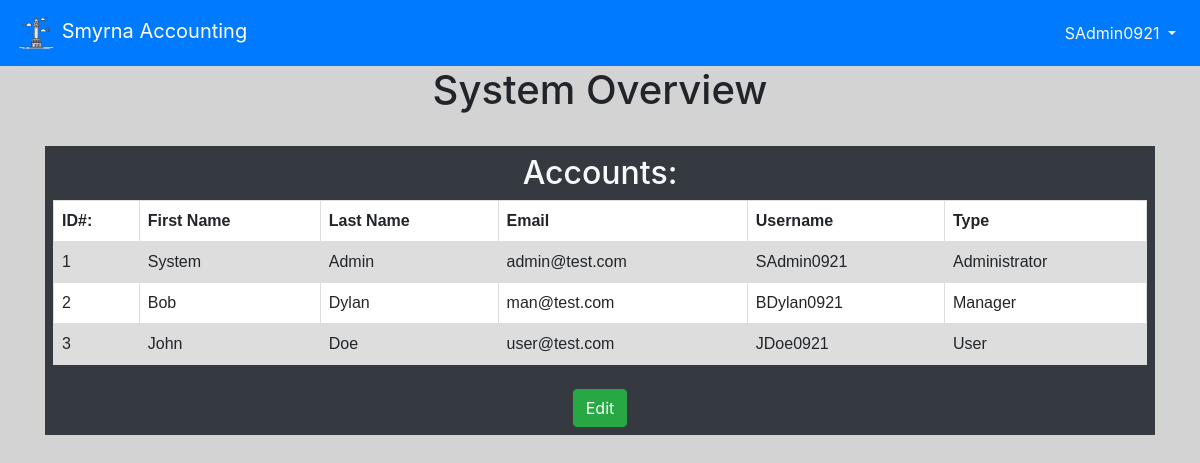
The app's page /adminPortal (signed in) with its own data.
### website/models.py (models this page shows, shortened)
class User(db.Model, UserMixin):
    id = db.Column(db.Integer, primary_key=True) #unique identifier
    email = db.Column(db.String(150), unique = True)
    password = db.Column(db.String(150))
    firstName = db.Column(db.String(150))
    lastName = db.Column(db.String(150))
    userName = db.Column(db.String(150))
    hasAdmin = db.Column(db.Boolean, default=False)
    hasMan = db.Column(db.Boolean, default = False)

### website/auth.py (the view)
@auth.route('/adminPortal', methods = ['GET', 'POST'])
@login_required
def adminPort():
    adminUser = User.query.filter_by(hasAdmin = True).first()
    if adminUser == current_user:
        return render_template('adminPortal.html', user = current_user, query = User.query.all())
    else:
        flash('You do not have access to this page!', category='error')
        return redirect(url_for('views.home'))

### website/__init__.py (called while the page is built)
def create_app():
    app = Flask(__name__)
    app.config['SECRET_KEY'] = 'this is the secret key'
    app.config['SQLALCHEMY_DATABASE_URI'] = f'sqlite:///{DB_NAME}'
    db.init_app(app)
    app.config['MAIL_SERVER'] = 'smtp.gmail.com'
    app.config['MAIL_PORT'] = 465
    app.config['MAIL_USE_SSL'] = True
    app.config['MAIL_USERNAME'] = 'brandondunson15@gmail.com'
    app.config['MAIL_PASSWORD'] = 'Panopticon0987!@'
    mail.init_app(app)
    from .views import views
    from .auth import auth
    app.register_blueprint(views, url_prefix='/')
    app.register_blueprint(auth, url_prefix='/')
    from .models import User
    create_database(app)
    login_manager = LoginManager()
    login_manager.login_view = 'auth.login'
    login_manager.init_app(app)
    @login_manager.user_loader
    def load_user(id):
        return User.query.get(int(id))
    return app

### website/templates/adminPortal.html (shortened to what this page needs)
{% extends "base.html" %}
{%block content%}
<h1 class="text-center">System Overview</h1>
<br>
<div class="container bg-dark px-2 py-2">
    <h2 class = "text-center text-light">Accounts:</h2>
    <table >
        <tr>
          <th>ID#:</th>
          <th>First Name</th>
          <th>Last Name</th>
          <th>Email</th>
          <th>Username</th>
          <th>Type</th>
        </tr>
        {% for user in query %}
        <tr>
          <td>{{user.id}}</td>
          <td>{{user.firstName}}</td>
          <td>{{user.lastName}}</td>
          <td>{{user.email}}</td>
          <td>{{user.userName}}</td>
          {% if user.hasAdmin%}
          <td>Administrator</td>
          {% elif user.hasMan %}
          <td>Manager</td>
          {% else %}
          <td>User</td>
          {% endif %}
        </tr>
        {% endfor %}
      </table>
      <br>
      <div class="text-center">
        <button type="button" class="btn btn-success">Edit</button>
      </div>
</div>
{% endblock %}

### website/templates/base.html (shortened to what this page needs)
<!DOCTYPE html>
<html>
<head>
    <meat name="viewport" content="width=device-width, initial-scale=1" />
    <link rel="stylesheet" href="https://stackpath.bootstrapcdn.com/bootstrap/4.4.1/css/bootstrap.min.css"
 />
    <link rel="stylesheet" href="https://stackpath.bootstrapcdn.com/font-awesome/4.7.0/css/font-awesome.min.css"
 />
</head>
<body style="background-color: lightgrey">
    <nav class="navbar navbar-expand-lg navbar-dark bg-primary">
        <a class = "navbar-brand" href='/'>
            <img src="/static/logo.png" width="40" height="40" atl="">
            Smyrna Accounting
        </a>
        <div class = "collapse navbar-collapse" id="navbar">
            <ul class = "navbar-nav ml-auto">
                {% if user.is_authenticated %}
                <li class="nav-item dropdown">
                    <a class = "nav-link dropdown-toggle text-light" id = "navbarDropdownMenuLink" data-toggle = "dropdown" aria-haspopup="true" aria-expanded="false">
                        {{ user.userName }}
                    </a>
                </li>
                {% else %}
                <a class = "nav-item nav-link text-light" id = "login" href="/login">Login</a>
                {% endif %}
            </ul>
        </div>
    </nav>
    <div class= "container">
        {%block content%}
        {% endblock %}
    </div>
</body>
</html>

### website/templates/adminPortal.html (style rules this page uses)
table { font-family: arial, sans-serif; border-collapse: collapse; width: 100%; }
td, th { border: 1px solid #dddddd; text-align: left; padding: 8px; }
tr:nth-child(even) { background-color: #dddddd; }
tr:nth-child(odd) { background-color: white; }

### records on screen
User: userName "SAdmin0921", id "1", firstName "System", lastName "Admin", email "admin@test.com", hasAdmin "Administrator"
User: id "2", firstName "Bob", lastName "Dylan", email "man@test.com", userName "BDylan0921", hasAdmin "Manager"
User: id "3", firstName "John", lastName "Doe", email "user@test.com", userName "JDoe0921", hasAdmin "User"
